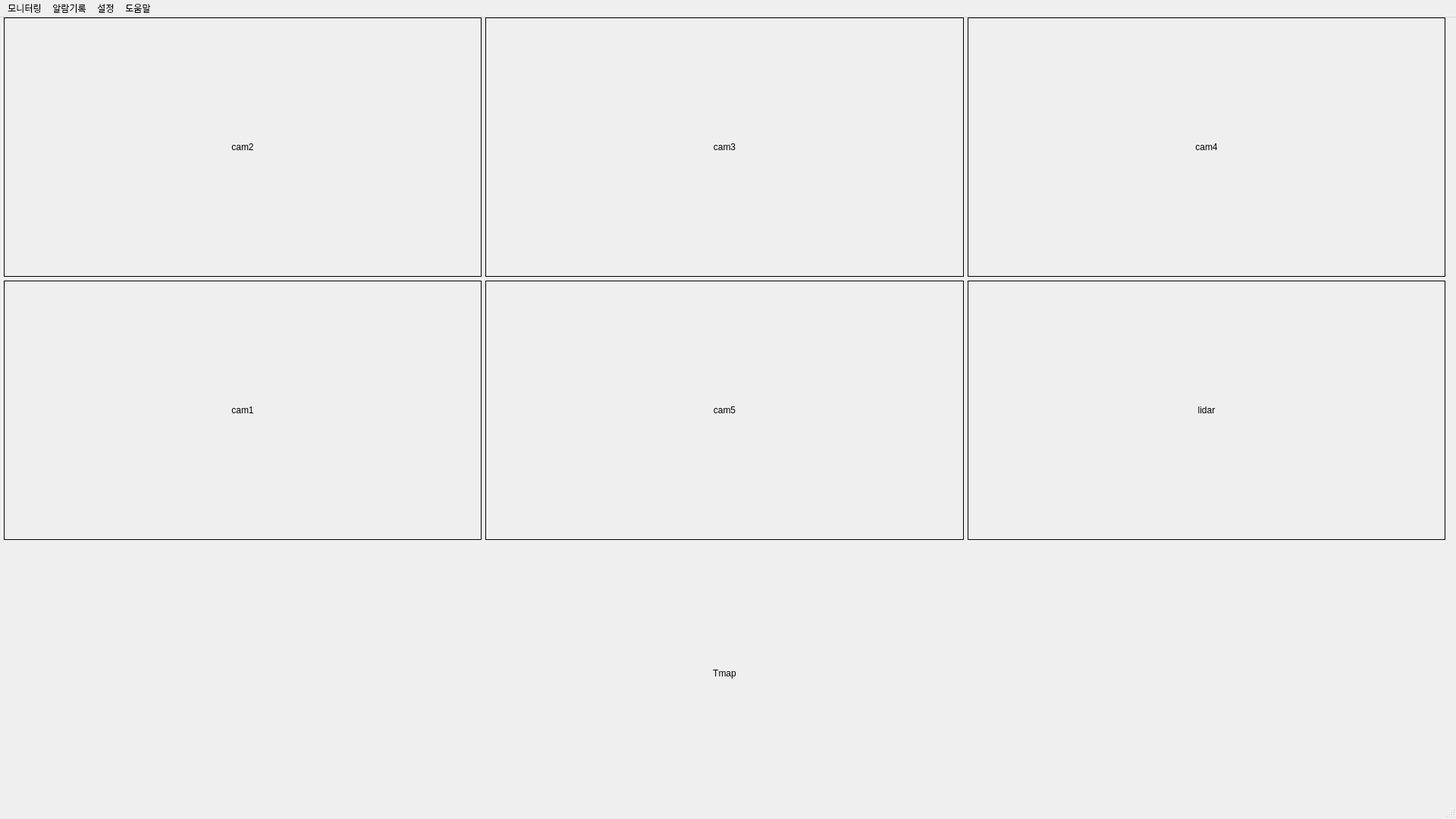
<?xml version="1.0" encoding="UTF-8"?>
<ui version="4.0">
 <class>mainWindow</class>
 <widget class="QMainWindow" name="mainWindow">
  <property name="geometry">
   <rect>
    <x>0</x>
    <y>0</y>
    <width>1920</width>
    <height>1080</height>
   </rect>
  </property>
  <property name="windowTitle">
   <string>GYsteel</string>
  </property>
  <property name="autoFillBackground">
   <bool>false</bool>
  </property>
  <property name="styleSheet">
   <string notr="true"/>
  </property>
  <widget class="QWidget" name="centralwidget">
   <widget class="QWidget" name="gridLayoutWidget">
    <property name="geometry">
     <rect>
      <x>0</x>
      <y>0</y>
      <width>1911</width>
      <height>1041</height>
     </rect>
    </property>
    <layout class="QGridLayout" name="gridLayout">
     <property name="leftMargin">
      <number>5</number>
     </property>
     <property name="rightMargin">
      <number>5</number>
     </property>
     <property name="bottomMargin">
      <number>5</number>
     </property>
     <property name="spacing">
      <number>5</number>
     </property>
     <item row="1" column="1">
      <widget class="QLabel" name="lblcam5">
       <property name="frameShape">
        <enum>QFrame::Box</enum>
       </property>
       <property name="text">
        <string>cam5</string>
       </property>
       <property name="alignment">
        <set>Qt::AlignCenter</set>
       </property>
      </widget>
     </item>
     <item row="0" column="2">
      <widget class="QLabel" name="lblcam4">
       <property name="frameShape">
        <enum>QFrame::Box</enum>
       </property>
       <property name="text">
        <string>cam4</string>
       </property>
       <property name="alignment">
        <set>Qt::AlignCenter</set>
       </property>
      </widget>
     </item>
     <item row="0" column="1">
      <widget class="QLabel" name="lblcam3">
       <property name="frameShape">
        <enum>QFrame::Box</enum>
       </property>
       <property name="text">
        <string>cam3</string>
       </property>
       <property name="alignment">
        <set>Qt::AlignCenter</set>
       </property>
      </widget>
     </item>
     <item row="1" column="0">
      <widget class="QLabel" name="lblcam1">
       <property name="frameShape">
        <enum>QFrame::Box</enum>
       </property>
       <property name="text">
        <string>cam1</string>
       </property>
       <property name="alignment">
        <set>Qt::AlignCenter</set>
       </property>
      </widget>
     </item>
     <item row="1" column="2">
      <widget class="QLabel" name="lbllidar">
       <property name="frameShape">
        <enum>QFrame::Box</enum>
       </property>
       <property name="text">
        <string>lidar</string>
       </property>
       <property name="alignment">
        <set>Qt::AlignCenter</set>
       </property>
      </widget>
     </item>
     <item row="0" column="0">
      <widget class="QLabel" name="lblcam2">
       <property name="frameShape">
        <enum>QFrame::Box</enum>
       </property>
       <property name="text">
        <string>cam2</string>
       </property>
       <property name="alignment">
        <set>Qt::AlignCenter</set>
       </property>
      </widget>
     </item>
     <item row="2" column="1">
      <widget class="QLabel" name="lbltmap">
       <property name="text">
        <string>Tmap</string>
       </property>
       <property name="alignment">
        <set>Qt::AlignCenter</set>
       </property>
      </widget>
     </item>
    </layout>
   </widget>
  </widget>
  <widget class="QMenuBar" name="menubar">
   <property name="geometry">
    <rect>
     <x>0</x>
     <y>0</y>
     <width>1920</width>
     <height>26</height>
    </rect>
   </property>
   <widget class="QMenu" name="menuCamera">
    <property name="title">
     <string>모니터링</string>
    </property>
    <addaction name="actionCamera"/>
    <addaction name="actionLidar"/>
    <addaction name="actionMapping"/>
    <addaction name="separator"/>
    <addaction name="actionQuit"/>
   </widget>
   <widget class="QMenu" name="menuAlarm">
    <property name="title">
     <string>알람기록</string>
    </property>
    <addaction name="actionAlarmInfo"/>
   </widget>
   <widget class="QMenu" name="menuSettings">
    <property name="title">
     <string>설정</string>
    </property>
    <addaction name="actionSetting"/>
   </widget>
   <widget class="QMenu" name="menuAbout">
    <property name="title">
     <string>도움말</string>
    </property>
    <addaction name="actionAbout"/>
   </widget>
   <addaction name="menuCamera"/>
   <addaction name="menuAlarm"/>
   <addaction name="menuSettings"/>
   <addaction name="menuAbout"/>
  </widget>
  <widget class="QStatusBar" name="statusbar"/>
  <action name="actionQuit">
   <property name="text">
    <string>Quit</string>
   </property>
  </action>
  <action name="actionAbout">
   <property name="text">
    <string>About</string>
   </property>
  </action>
  <action name="actionCamera">
   <property name="text">
    <string>Camera</string>
   </property>
  </action>
  <action name="actionAlarmInfo">
   <property name="text">
    <string>Infomation</string>
   </property>
  </action>
  <action name="actionSetting">
   <property name="text">
    <string>Setting</string>
   </property>
  </action>
  <action name="actionLidar">
   <property name="text">
    <string>Lidar</string>
   </property>
  </action>
  <action name="actionMapping">
   <property name="text">
    <string>Mapping</string>
   </property>
  </action>
 </widget>
 <resources/>
 <connections/>
</ui>
